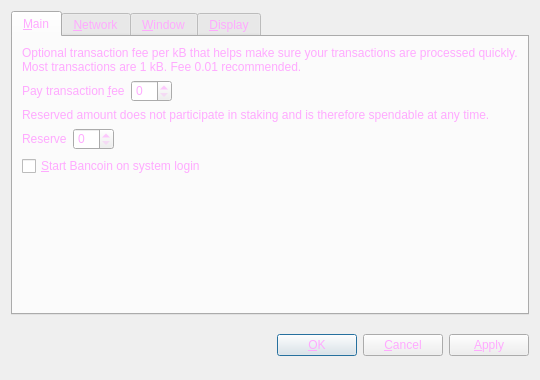
<?xml version="1.0" encoding="UTF-8"?>
<ui version="4.0">
 <class>OptionsDialog</class>
 <widget class="QDialog" name="OptionsDialog">
  <property name="geometry">
   <rect>
    <x>0</x>
    <y>0</y>
    <width>540</width>
    <height>380</height>
   </rect>
  </property>
  <property name="windowTitle">
   <string>Options</string>
  </property>
  <property name="styleSheet">
   <string notr="true">background-image: url(:/images/bkg2);
color: rgb(255, 170, 255);</string>
  </property>
  <property name="modal">
   <bool>true</bool>
  </property>
  <layout class="QVBoxLayout" name="verticalLayout">
   <item>
    <widget class="QTabWidget" name="tabWidget">
     <property name="tabPosition">
      <enum>QTabWidget::North</enum>
     </property>
     <property name="currentIndex">
      <number>0</number>
     </property>
     <widget class="QWidget" name="tabMain">
      <attribute name="title">
       <string>&amp;Main</string>
      </attribute>
      <layout class="QVBoxLayout" name="verticalLayout_Main">
       <item>
        <widget class="QLabel" name="transactionFeeInfoLabel">
         <property name="text">
          <string>Optional transaction fee per kB that helps make sure your transactions are processed quickly. Most transactions are 1 kB. Fee 0.01 recommended.</string>
         </property>
         <property name="textFormat">
          <enum>Qt::PlainText</enum>
         </property>
         <property name="wordWrap">
          <bool>true</bool>
         </property>
        </widget>
       </item>
       <item>
        <layout class="QHBoxLayout" name="horizontalLayoutFee">
         <item>
          <widget class="QLabel" name="transactionFeeLabel">
           <property name="text">
            <string>Pay transaction &amp;fee</string>
           </property>
           <property name="textFormat">
            <enum>Qt::PlainText</enum>
           </property>
           <property name="buddy">
            <cstring>transactionFee</cstring>
           </property>
          </widget>
         </item>
         <item>
          <widget class="BitcoinAmountField" name="transactionFee"/>
         </item>
         <item>
          <spacer name="horizontalSpacerFee">
           <property name="orientation">
            <enum>Qt::Horizontal</enum>
           </property>
           <property name="sizeHint" stdset="0">
            <size>
             <width>40</width>
             <height>20</height>
            </size>
           </property>
          </spacer>
         </item>
        </layout>
       </item>
       <item>
        <widget class="QLabel" name="reserveBalanceInfoLabel">
         <property name="text">
          <string>Reserved amount does not participate in staking and is therefore spendable at any time.</string>
         </property>
         <property name="textFormat">
          <enum>Qt::PlainText</enum>
         </property>
         <property name="wordWrap">
          <bool>true</bool>
         </property>
        </widget>
       </item>
       <item>
        <layout class="QHBoxLayout" name="horizontalLayoutReserveBalance">
         <item>
          <widget class="QLabel" name="reserveBalanceLabel">
           <property name="text">
            <string>Reserve</string>
           </property>
           <property name="textFormat">
            <enum>Qt::PlainText</enum>
           </property>
           <property name="buddy">
            <cstring>reserveBalance</cstring>
           </property>
          </widget>
         </item>
         <item>
          <widget class="BitcoinAmountField" name="reserveBalance"/>
         </item>
         <item>
          <spacer name="horizontalSpacerReserveBalance">
           <property name="orientation">
            <enum>Qt::Horizontal</enum>
           </property>
           <property name="sizeHint" stdset="0">
            <size>
             <width>40</width>
             <height>20</height>
            </size>
           </property>
          </spacer>
         </item>
        </layout>
       </item>
       <item>
        <widget class="QCheckBox" name="bitcoinAtStartup">
         <property name="toolTip">
          <string>Automatically start Bancoin after logging in to the system.</string>
         </property>
         <property name="text">
          <string>&amp;Start Bancoin on system login</string>
         </property>
        </widget>
       </item>
       <item>
        <spacer name="verticalSpacer_Main">
         <property name="orientation">
          <enum>Qt::Vertical</enum>
         </property>
         <property name="sizeHint" stdset="0">
          <size>
           <width>20</width>
           <height>40</height>
          </size>
         </property>
        </spacer>
       </item>
      </layout>
     </widget>
     <widget class="QWidget" name="tabNetwork">
      <attribute name="title">
       <string>&amp;Network</string>
      </attribute>
      <layout class="QVBoxLayout" name="verticalLayout_Network">
       <item>
        <widget class="QCheckBox" name="mapPortUpnp">
         <property name="toolTip">
          <string>Automatically open the Bancoin client port on the router. This only works when your router supports UPnP and it is enabled.</string>
         </property>
         <property name="text">
          <string>Map port using &amp;UPnP</string>
         </property>
        </widget>
       </item>
       <item>
        <widget class="QCheckBox" name="connectSocks">
         <property name="toolTip">
          <string>Connect to the Bancoin network through a SOCKS proxy (e.g. when connecting through Tor).</string>
         </property>
         <property name="text">
          <string>&amp;Connect through SOCKS proxy:</string>
         </property>
        </widget>
       </item>
       <item>
        <layout class="QHBoxLayout" name="horizontalLayout_Network">
         <item>
          <widget class="QLabel" name="proxyIpLabel">
           <property name="text">
            <string>Proxy &amp;IP:</string>
           </property>
           <property name="textFormat">
            <enum>Qt::PlainText</enum>
           </property>
           <property name="buddy">
            <cstring>proxyIp</cstring>
           </property>
          </widget>
         </item>
         <item>
          <widget class="QValidatedLineEdit" name="proxyIp">
           <property name="maximumSize">
            <size>
             <width>140</width>
             <height>16777215</height>
            </size>
           </property>
           <property name="toolTip">
            <string>IP address of the proxy (e.g. 127.0.0.1)</string>
           </property>
          </widget>
         </item>
         <item>
          <widget class="QLabel" name="proxyPortLabel">
           <property name="text">
            <string>&amp;Port:</string>
           </property>
           <property name="textFormat">
            <enum>Qt::PlainText</enum>
           </property>
           <property name="buddy">
            <cstring>proxyPort</cstring>
           </property>
          </widget>
         </item>
         <item>
          <widget class="QLineEdit" name="proxyPort">
           <property name="maximumSize">
            <size>
             <width>55</width>
             <height>16777215</height>
            </size>
           </property>
           <property name="toolTip">
            <string>Port of the proxy (e.g. 9050)</string>
           </property>
          </widget>
         </item>
         <item>
          <widget class="QLabel" name="socksVersionLabel">
           <property name="text">
            <string>SOCKS &amp;Version:</string>
           </property>
           <property name="textFormat">
            <enum>Qt::PlainText</enum>
           </property>
           <property name="buddy">
            <cstring>socksVersion</cstring>
           </property>
          </widget>
         </item>
         <item>
          <widget class="QValueComboBox" name="socksVersion">
           <property name="toolTip">
            <string>SOCKS version of the proxy (e.g. 5)</string>
           </property>
          </widget>
         </item>
         <item>
          <spacer name="horizontalSpacer_Network">
           <property name="orientation">
            <enum>Qt::Horizontal</enum>
           </property>
           <property name="sizeHint" stdset="0">
            <size>
             <width>40</width>
             <height>20</height>
            </size>
           </property>
          </spacer>
         </item>
        </layout>
       </item>
       <item>
        <spacer name="verticalSpacer_Network">
         <property name="orientation">
          <enum>Qt::Vertical</enum>
         </property>
         <property name="sizeHint" stdset="0">
          <size>
           <width>20</width>
           <height>40</height>
          </size>
         </property>
        </spacer>
       </item>
      </layout>
     </widget>
     <widget class="QWidget" name="tabWindow">
      <attribute name="title">
       <string>&amp;Window</string>
      </attribute>
      <layout class="QVBoxLayout" name="verticalLayout_Window">
       <item>
        <widget class="QCheckBox" name="minimizeToTray">
         <property name="toolTip">
          <string>Show only a tray icon after minimizing the window.</string>
         </property>
         <property name="text">
          <string>&amp;Minimize to the tray instead of the taskbar</string>
         </property>
        </widget>
       </item>
       <item>
        <widget class="QCheckBox" name="minimizeOnClose">
         <property name="toolTip">
          <string>Minimize instead of exit the application when the window is closed. When this option is enabled, the application will be closed only after selecting Quit in the menu.</string>
         </property>
         <property name="text">
          <string>M&amp;inimize on close</string>
         </property>
        </widget>
       </item>
       <item>
        <spacer name="verticalSpacer_Window">
         <property name="orientation">
          <enum>Qt::Vertical</enum>
         </property>
         <property name="sizeHint" stdset="0">
          <size>
           <width>20</width>
           <height>40</height>
          </size>
         </property>
        </spacer>
       </item>
      </layout>
     </widget>
     <widget class="QWidget" name="tabDisplay">
      <attribute name="title">
       <string>&amp;Display</string>
      </attribute>
      <layout class="QVBoxLayout" name="verticalLayout_Display">
       <item>
        <layout class="QHBoxLayout" name="horizontalLayout_1_Display">
         <item>
          <widget class="QLabel" name="langLabel">
           <property name="text">
            <string>User Interface &amp;language:</string>
           </property>
           <property name="textFormat">
            <enum>Qt::PlainText</enum>
           </property>
           <property name="buddy">
            <cstring>lang</cstring>
           </property>
          </widget>
         </item>
         <item>
          <widget class="QValueComboBox" name="lang">
           <property name="toolTip">
            <string>The user interface language can be set here. This setting will take effect after restarting Bancoin.</string>
           </property>
          </widget>
         </item>
        </layout>
       </item>
       <item>
        <layout class="QHBoxLayout" name="horizontalLayout_2_Display">
         <item>
          <widget class="QLabel" name="unitLabel">
           <property name="text">
            <string>&amp;Unit to show amounts in:</string>
           </property>
           <property name="textFormat">
            <enum>Qt::PlainText</enum>
           </property>
           <property name="buddy">
            <cstring>unit</cstring>
           </property>
          </widget>
         </item>
         <item>
          <widget class="QValueComboBox" name="unit">
           <property name="toolTip">
            <string>Choose the default subdivision unit to show in the interface and when sending coins.</string>
           </property>
          </widget>
         </item>
        </layout>
       </item>
       <item>
        <widget class="QCheckBox" name="displayAddresses">
         <property name="toolTip">
          <string>Whether to show Bancoin addresses in the transaction list or not.</string>
         </property>
         <property name="text">
          <string>&amp;Display addresses in transaction list</string>
         </property>
        </widget>
       </item>
       <item>
        <widget class="QCheckBox" name="coinControlFeatures">
         <property name="toolTip">
          <string>Whether to show coin control features or not.</string>
         </property>
         <property name="text">
          <string>Display coin &amp;control features (experts only!)</string>
         </property>
        </widget>
       </item>
       <item>
        <widget class="QCheckBox" name="useBlackTheme">
         <property name="text">
          <string>Use black visual theme (requires restart)</string>
         </property>
        </widget>
       </item>
       <item>
        <spacer name="verticalSpacer_Display">
         <property name="orientation">
          <enum>Qt::Vertical</enum>
         </property>
         <property name="sizeHint" stdset="0">
          <size>
           <width>20</width>
           <height>40</height>
          </size>
         </property>
        </spacer>
       </item>
      </layout>
     </widget>
    </widget>
   </item>
   <item>
    <layout class="QHBoxLayout" name="horizontalLayout_Buttons">
     <item>
      <spacer name="horizontalSpacer_1">
       <property name="orientation">
        <enum>Qt::Horizontal</enum>
       </property>
       <property name="sizeHint" stdset="0">
        <size>
         <width>40</width>
         <height>48</height>
        </size>
       </property>
      </spacer>
     </item>
     <item>
      <widget class="QLabel" name="statusLabel">
       <property name="font">
        <font>
         <weight>75</weight>
         <bold>true</bold>
        </font>
       </property>
       <property name="text">
        <string/>
       </property>
       <property name="textFormat">
        <enum>Qt::PlainText</enum>
       </property>
       <property name="wordWrap">
        <bool>true</bool>
       </property>
      </widget>
     </item>
     <item>
      <spacer name="horizontalSpacer_2">
       <property name="orientation">
        <enum>Qt::Horizontal</enum>
       </property>
       <property name="sizeHint" stdset="0">
        <size>
         <width>40</width>
         <height>48</height>
        </size>
       </property>
      </spacer>
     </item>
     <item>
      <widget class="QPushButton" name="okButton">
       <property name="text">
        <string>&amp;OK</string>
       </property>
      </widget>
     </item>
     <item>
      <widget class="QPushButton" name="cancelButton">
       <property name="text">
        <string>&amp;Cancel</string>
       </property>
       <property name="autoDefault">
        <bool>false</bool>
       </property>
      </widget>
     </item>
     <item>
      <widget class="QPushButton" name="applyButton">
       <property name="text">
        <string>&amp;Apply</string>
       </property>
       <property name="autoDefault">
        <bool>false</bool>
       </property>
      </widget>
     </item>
    </layout>
   </item>
  </layout>
 </widget>
 <customwidgets>
  <customwidget>
   <class>BitcoinAmountField</class>
   <extends>QSpinBox</extends>
   <header>bitcoinamountfield.h</header>
   <container>1</container>
  </customwidget>
  <customwidget>
   <class>QValueComboBox</class>
   <extends>QComboBox</extends>
   <header>qvaluecombobox.h</header>
  </customwidget>
  <customwidget>
   <class>QValidatedLineEdit</class>
   <extends>QLineEdit</extends>
   <header>qvalidatedlineedit.h</header>
  </customwidget>
 </customwidgets>
 <resources/>
 <connections/>
</ui>
